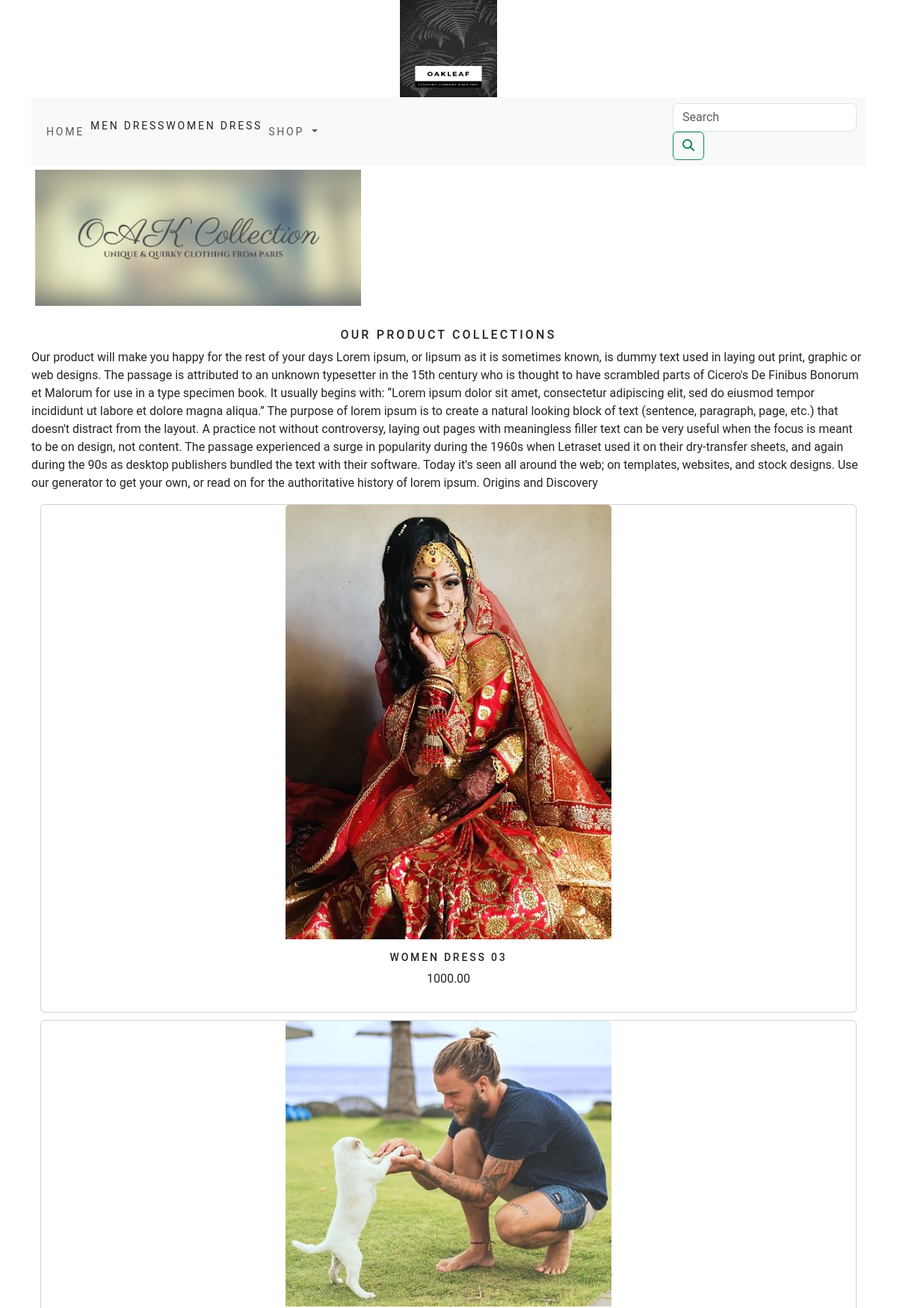
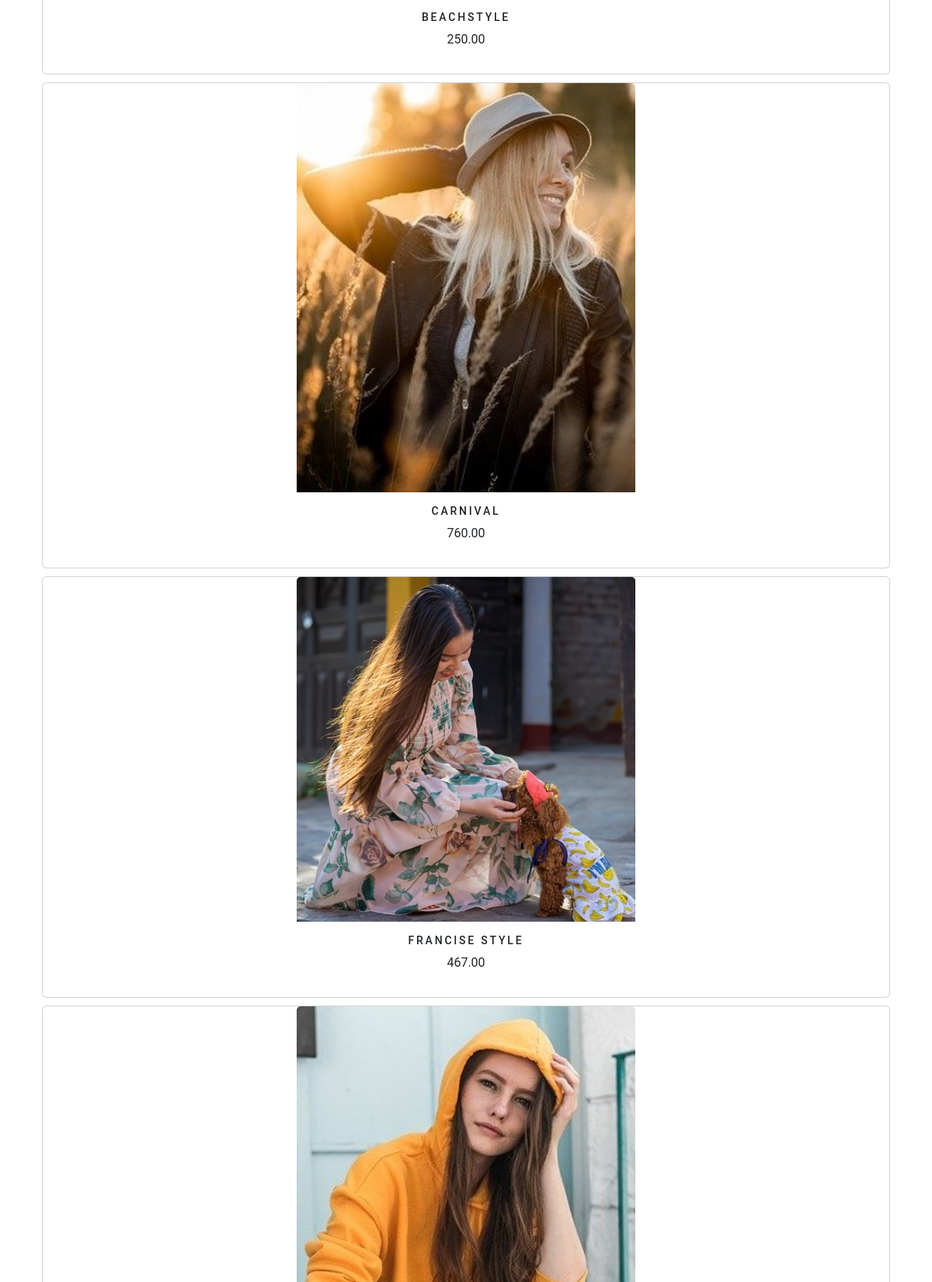
Screenshot of /?page=2 (upper part) with the database file from the repository (2 pictures, top to bottom).
### shop/models.py (models this page shows, shortened)
class  Category(models.Model):
    name=models.CharField(max_length=100,unique=True)
    slug=models.SlugField(max_length=350,unique=True)
    description=models.TextField(blank=True)
    image=models.ImageField(upload_to='category',blank=True)
    class Meta:
        ordering=('name',)
        verbose_name='category'
        verbose_name_plural='categories'
    def get_url(self):
        return reverse('shop:product_by_category',args=[self.slug])

class Product(models.Model):
    name=models.CharField(max_length=100,unique=True)
    slug=models.SlugField(max_length=300,unique=True)
    description=models.TextField(blank=True)
    price=models.DecimalField(max_digits=10,decimal_places=2)
    category=models.ForeignKey(Category,on_delete=models.CASCADE)
    image=models.ImageField(upload_to='product',blank=True)
    stock=models.IntegerField()
    available=models.BooleanField(default=True)
    created=models.DateTimeField(auto_now_add=True)
    updated=models.DateTimeField(auto_now=True)
    def get_url(self):
        return reverse('shop:prodCatdetail',args=[self.category.slug,self.slug])
    class Meta:
        ordering=('name',)
        verbose_name='product'
        verbose_name_plural='products'

### shop/views.py (the view)
# urls.py: path('', views.allProdCat,name='allProdCat'),
def allProdCat(request,c_slug=None):
    c_page=None
    products_list=None
    if c_slug!=None:
        c_page=get_object_or_404(Category,slug=c_slug)
        products_list=Product.objects.all().filter(category=c_page,available=True)
    else:
        products_list=Product.objects.all().filter(available=True)
    paginator=Paginator(products_list,6)
    try:
        page=int(request.GET.get('page','1'))
    except:
        page=1
    try:
        products=paginator.page(page)
    except(EmptyPage,InvalidPage):
        products=paginator.page(paginator.num_pages)
    return render(request,'category.html',{'category':c_page,'products':products})

### cart/context_processors.py (called while the page is built)
def counter(request):
    item_count=0
    if 'admin' in request.path:
        return {}
    else:
        try:
            cart=Cart.objects.filter(cart_id=_cart_id(request))
            cart_items=CartItem.objects.all().filter(cart=cart[:1])
            for cart_item in cart_items:
                item_count += cart_item.quantity
        except Cart.DoesNotExist:
            item_count =0
    return dict(item_count=item_count)

### cart/views.py (called while the page is built)
def _cart_id(request):
    cart=request.session.session_key
    if not cart:
        cart=request.session.create()
    return cart

### shop/context_processors.py (called while the page is built)
def menu_links(request):
    links=Category.objects.all()
    return dict(links=links)

### templates/category.html (shortened to what this page needs)
{% extends 'base.html' %}
{% load static %}
{% block content %}
<div class="mx_auto">
 {% if category %}
 <img  class="my_image" src="{{category.image.url}}" alt="{{category.name}}">
</div>
<br>
<div>
 <h3 class="text-center my_title"> {{category.name}}   </h3>
 <p class="text-justify">  {{category.description}}     </p>
</div>
{% else %}
<div>
 <img class="my_image my_image_padding" src="{% static 'img/banner1.png' %}" alt="Our Products" width="1250px;" height="500px;">
</div>
<br>
<div>
 <h2 class="text-center my_title">  Our Product Collections  </h2>
 <p class="text-justify">  Our product will make you happy for the rest of your days Lorem ipsum, or lipsum as it is sometimes known, is dummy text used in laying out print, graphic or web designs. The passage is attributed to an unknown typesetter in the 15th century who is thought to have scrambled parts of Cicero's De Finibus Bonorum et Malorum for use in a type specimen book. It usually begins with:
“Lorem ipsum dolor sit amet, consectetur adipiscing elit, sed do eiusmod tempor incididunt ut labore et dolore magna aliqua.”
The purpose of lorem ipsum is to create a natural looking block of text (sentence, paragraph, page, etc.) that doesn't distract from the layout. A practice not without controversy, laying out pages with meaningless filler text can be very useful when the focus is meant to be on design, not content.
The passage experienced a surge in popularity during the 1960s when Letraset used it on their dry-transfer sheets, and again during the 90s as desktop publishers bundled the text with their software. Today it's seen all around the web; on templates, websites, and stock designs. Use our generator to get your own, or read on for the authoritative history of lorem ipsum.
Origins and Discovery  </p>
</div>
{% endif %}
<div class="container">
 <div class="row mx_auto">
  {% for product in products.object_list %}
  <div class="my_bottom_margin col-9 col-sm-12 col-md-12 col-md-12 xol-lg-4">
   <div class="card text-center" style="min-width:18rem;">
    <a href="{{product.get_url}}"> <img class="card-img-top my_image" src="{{product.image.url}}"  alt="{{product.name}}"></a>
    <div class="card-body">
     <h3> {{product.name}}  </h3>
     <p>   {{product.price}}    </p>
    </div>
   </div>
  </div>
  {% endfor %}
 </div>
 <br>
</div>
{% endblock %}

### templates/navbar.html (shortened to what this page needs)
<nav class="navbar navbar-expand-lg navbar-light bg-light">
  <div class="container-fluid">
    <div class="collapse navbar-collapse" id="navbarSupportedContent">
      <ul class="navbar-nav me-auto mb-2 mb-lg-0">
        <li class="nav-item">
          <a class="nav-link"  href="{% url 'shop:allProdCat' %}">Home</a>
        </li>
        <li class="nav-item">
             {% for cat in links %}
            <li><a class="dropdown-item" href="{{cat.get_url}}">{{cat.name}}</a></li>
               {% endfor %}
         <li class="nav-item dropdown {% if 'shop' in request.path %} active {% endif %}">
          <a class="nav-link dropdown-toggle" href="#" id="navbarDropdown" role="button" data-bs-toggle="dropdown" aria-expanded="false">
            Shop
          </a>
        </li>
      </ul>
       <form class="form-inline my-2 my-lg-0" action="{% url 'search_app:SearchResult' %}" method="GET">
      <input class="form-control mr-sm-2" type="search" placeholder="Search" name="q" aria-label="Search">
      <button class="btn btn-outline-success my-2 my-sm-0" type="submit"><i class="fa fa-search" ></i></button>
    </form>
    </div>
  </div>
</nav>

### static/css/custom.css (style rules this page uses)
body { font-family: 'Roboto', sans-serif; }
.nav-item { letter-spacing : .2em; font-size :14px; text-transform :uppercase; }
.dropdown-item { letter-spacing :.2em; font-size :14px; text-transform :uppercase; }
.my_image { width: 40%; height: 40%; }
.my_title { font-size:16px; text-transform:uppercase; letter-spacing:.2em; }
.my_image_padding { padding:5px; }
.my_bottom_margin { margin-bottom:10px; }
.card-body h3 { font-size:14px; text-transform:uppercase; letter-spacing:.2em; }

### rows the page displays
Category: name "MEN DRESS"
Category: name "WOMEN DRESS"
Product: image (picture), name "WOMEN DRESS 03", price "1000.00"
Product: image (picture), name "BEACHSTYLE", price "250.00"
Product: image (picture), name "CARNIVAL", price "760.00"
Product: image (picture), name "FRANCISE STYLE", price "467.00"
Product: image (picture)
